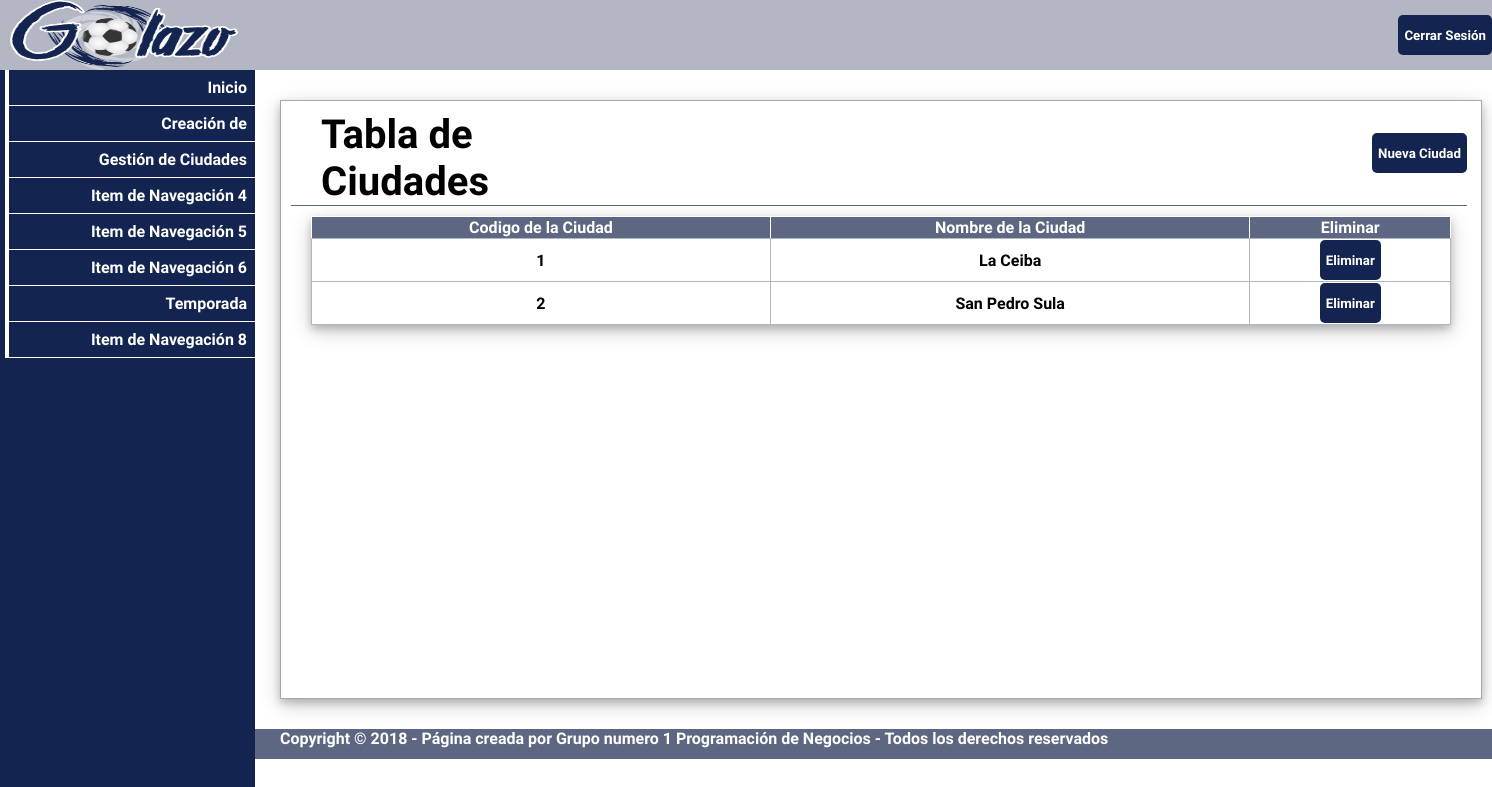
Before: /php/ciudad.php with the older database file.
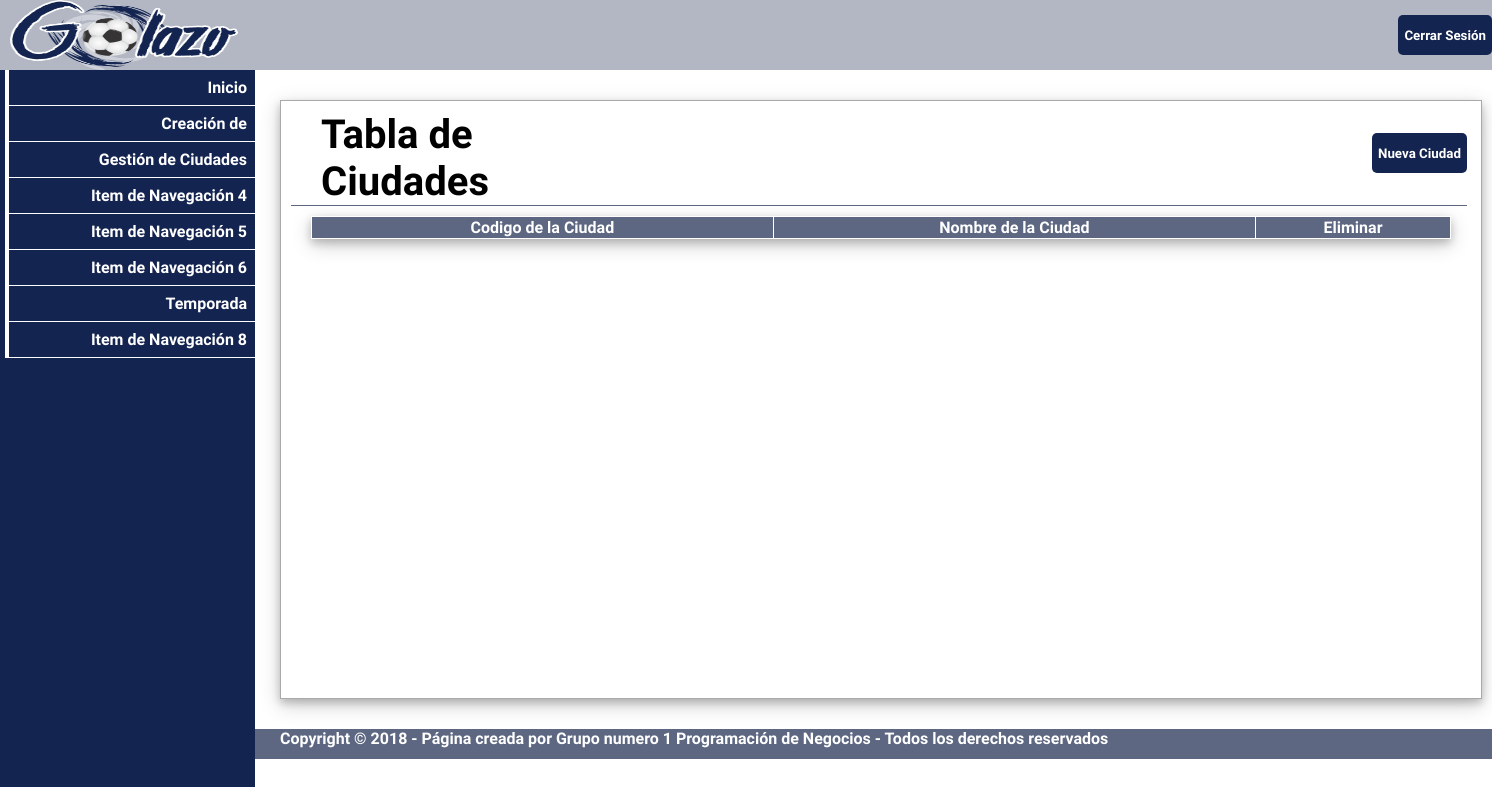
After: the same page with the newer database file.
### tables this page shows
CREATE TABLE `ciudad` (
  `id_ciudad` int(11) NOT NULL AUTO_INCREMENT,
  `nom_ciudad` varchar(45) NOT NULL,
  PRIMARY KEY (`id_ciudad`)
);

### php/ciudad.php (the view, shortened to what this page needs)
<?php
require_once '../conexion.php';
$ciudades = $pdo->query("Select * "
    ." from ciudad", PDO::FETCH_ASSOC);
?>
<!DOCTYPE html>
<html lang="en">
<head>
    <link rel="stylesheet" href="../css/estilos.css">
</head>
<body>
<header class="encabezado">
    <img src="../img/golazo.png" alt="" class="logo">
    <input type="submit" value="Cerrar Sesión" onclick=" location = 'NuevaCiudad.php'" class="cerrar">
</header>
<section class="workspace">
    <nav class="navbar">
        <ul id="barra">
            <li><a href="../inicio.php"> Inicio</a></li>
            <li><a href="#"> Creación de </a>
            </li>
            <li><a href="ciudad.php"> Gestión de Ciudades </a></li>
            <li><a href="#"> Item de Navegación 4 </a></li>
            <li><a href="#"> Item de Navegación 5 </a></li>
            <li><a href="#"> Item de Navegación 6 </a></li>
            <li><a href="temporada.php"> Temporada </a></li>
            <li><a href="#"> Item de Navegación 8 </a></li>
        </ul>
    </nav>
    <section class="contenedor">
        <div class="general">
            <h1>Tabla de Ciudades</h1>
            <input type="submit" value="Nueva Ciudad" onclick=" location = 'NuevaCiudad.php'">
        </div>
        <table border="1">
            <thead>
            <tr>
                <th>Codigo de la Ciudad</th>
                <th>Nombre de la Ciudad</th>
                <th>Eliminar</th>
            </tr>
            </thead>
            <tbody>
            <?php foreach ($ciudades as $ciudad): ?>
                <tr>
                    <td><?php echo $ciudad['id_ciudad']?></td>
                    <td><?php echo $ciudad['nom_ciudad']?></td>
                    <td><input type="submit" value="Eliminar" onclick=" location = 'detalle_ciudad.php?codigo=<?php echo $ciudad['id_ciudad']?> &operacion=eliminar'"></td>
                </tr>
            <?php endforeach;?>
            </tbody>
        </table>
    </section>
</section>
<footer class="pie">
    <p>Copyright &copy; 2018 - Página creada por Grupo numero 1 Programación de Negocios - Todos los derechos reservados</p>
</footer>
</body>
</html>

### css/estilos.css (style rules this page uses)
* { font-family: 'Kavivanar', cursive; font-weight: bold; }
body { margin: 0; }
.encabezado { height: 70px; width: 100%; position: fixed; z-index: 1; top: 0; left: 0; background-color: #B2B7C3; display: flex; align-items: center; }
.encabezado .logo { width: 250px; height: 100%; margin: auto 10px auto 10px; }
.encabezado .cerrar { margin: 0; margin-left: 1150px; }
.workspace { margin: 100px 30px 30px 280px; border: darkgray solid 1px; box-shadow: 0 4px 8px 0 rgba(0, 0, 0, 0.2), 0 6px 20px 0 rgba(0, 0, 0, 0.19); text-align: center; overflow-x: hidden; height: 597px; width: 1200px; }
.navbar { height: 100%; width: 250px; position: fixed; z-index: auto; top: 0; left: 0; background-color: #142450; overflow-x: hidden; padding-top: 20px; padding-left: 5px; }
#barra { margin: 0; margin-top: 50px ; padding: 0; float: left; width: 100%; text-align: right; }
#barra li { list-style: none; background-color: #142450; width: 100%; border-bottom: white solid 1px; }
#barra li a { display: block; padding: 8px; border-left: 4px solid white; text-decoration: none; color: white; }
.pie { background-color: #5D6782; width: 100%; height: 30px; }
.pie p { margin-left: 280px; color: white; }
.general { width: 98%; height: auto; border-bottom: #5D6782 solid 1px; margin: 0 10px 0 10px; display: flex; align-items: center; }
.general h1 { padding: 0; margin: 10px 0 0 30px; text-align: left; font-size: 40px; font-weight: bold; }
input[type="submit"] { margin-left: 730px; height: 40px; background-color: #142450; color: white; border: none; border-radius: 5px; }
table { border-collapse: collapse; align-items: center; width: 95%; margin: 10px auto auto auto; border: white; box-shadow: 0 4px 8px 0 rgba(0, 0, 0, 0.2), 0 6px 20px 0 rgba(0, 0, 0, 0.19); }
table thead { background-color: #5D6782; color: white; }
table input[type="submit"] { margin: 0; }
table tbody { border: #B2B7C3 solid 1px; }

Changed rows visible on the page:
removed ciudad: id_ciudad "1", nom_ciudad "La Ceiba"
removed ciudad: id_ciudad "2", nom_ciudad "San Pedro Sula"
